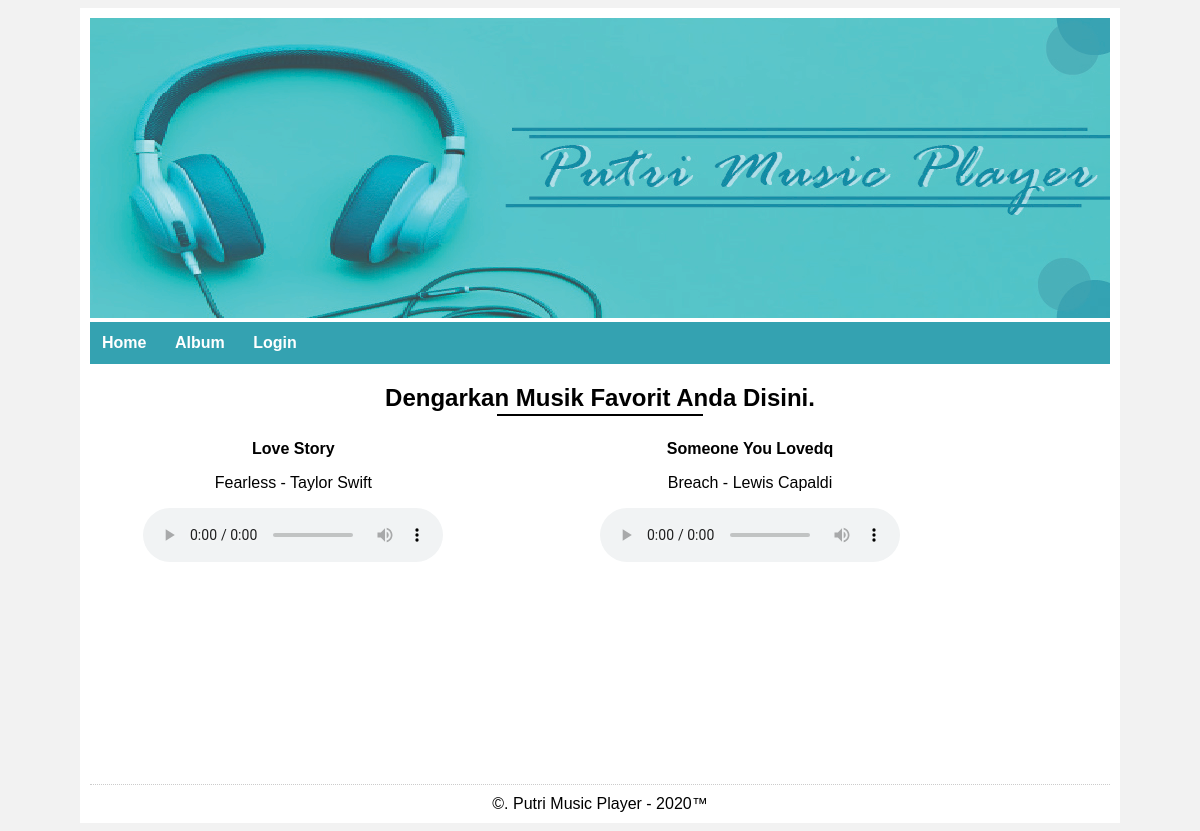
The page / on the database its author committed.
### tables this page shows
CREATE TABLE `tb_track` (
  `track_id` int(11) NOT NULL,
  `track_name` varchar(256) NOT NULL,
  `track_id_album` int(11) NOT NULL,
  `track_time` varchar(10) NOT NULL DEFAULT '00:00',
  `track_file` varchar(256) DEFAULT NULL
);

CREATE TABLE `tb_album` (
  `album_id` int(11) NOT NULL,
  `album_name` varchar(100) NOT NULL,
  `album_id_artist` tinyint(3) NOT NULL
);

CREATE TABLE `tb_artist` (
  `artist_id` tinyint(3) NOT NULL,
  `artist_name` varchar(100) NOT NULL
);

### index.php (called while the page is built, shortened)
<?php
require_once "layout/index.php";

### app/Controller.php (called while the page is built, shortened)
<?php
class Controller {
	public function __construct() {
		try {
			$this->db = new PDO ("mysql:host=localhost;dbname=dbmusicplayer", "root", "");
		} catch (Exception $e) {
			die ("error! " . $e->getMessage());
		}
	}
}

### app/Index.php (called while the page is built, shortened)
<?php
class Index extends Controller {
	public function track()
	{
		$sql = "SELECT tr.*, al.album_name as ALB, ar.artist_name as ART
		FROM tb_track tr
		INNER JOIN tb_album al ON tr.track_id_album=al.album_id
		LEFT JOIN tb_artist ar ON al.album_id_artist=ar.artist_id";
		$stmt = $this->db->prepare($sql);
		$stmt->execute();
		$data = [];
		while ($row = $stmt->fetch()) {
			$data[] = $row;
		}
		return $data;
	}
}

### index_main.php (the view, shortened to what this page needs)
<?php
$ind = new App\Index();
$rows = $ind->track();
?>
<h2 class="judul">Dengarkan Musik Favorit Anda Disini.</h2>
<hr class="garis-judul">
<div class="grid-music">
	<?php foreach ($rows as $row) { ?>
		<?php if (!empty($row['track_file'])) { ?>
			<div>
				<p><b><?php echo $row['track_name']; ?></b></p>
				<p><?php echo $row['ALB'] . " - " . $row['ART']; ?></p>
				<p>
					<audio controls>
						<source src="<?php echo "./layout/assets/uploads/" . $row['track_file']; ?>" type="audio/mpeg">
						</audio>
					</p>
				</div>
			<?php } ?>
		<?php } ?>
	</div>

### layout/assets/css/style.css (style rules this page uses)
body { font-family: 'Source Sans Pro', sans-serif; font-size: 16px; background: #f2f2f2; }
.grid-music { display: grid; grid-auto-columns:33,333333%; grid-template-areas: "a a a"; grid-gap: 50px; }
.grid-music > div { text-align: center; }
.judul { text-align: center; }
.garis-judul { border: 1px solid black; width: 20%; margin-top: -18px; }

### rows shown on the page
tb_track: track_name "Love Story", track_id_album.album_name "Fearless", tb_artist.artist_name "Taylor Swift"
tb_track: track_name "Someone You Lovedq", track_id_album.album_name "Breach", tb_artist.artist_name "Lewis Capaldi"
